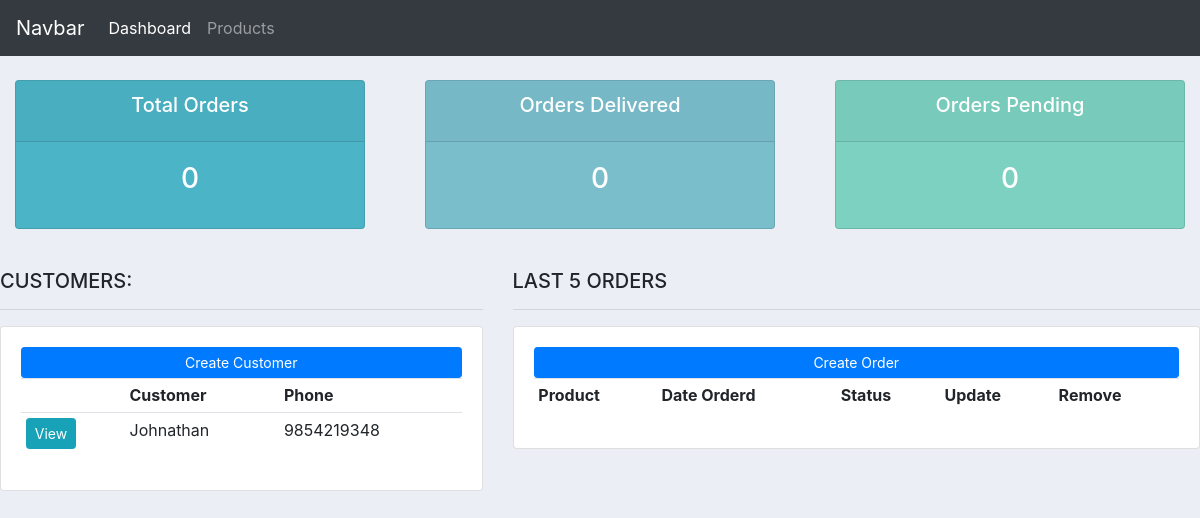
/, run on an earlier commit of the app's database.
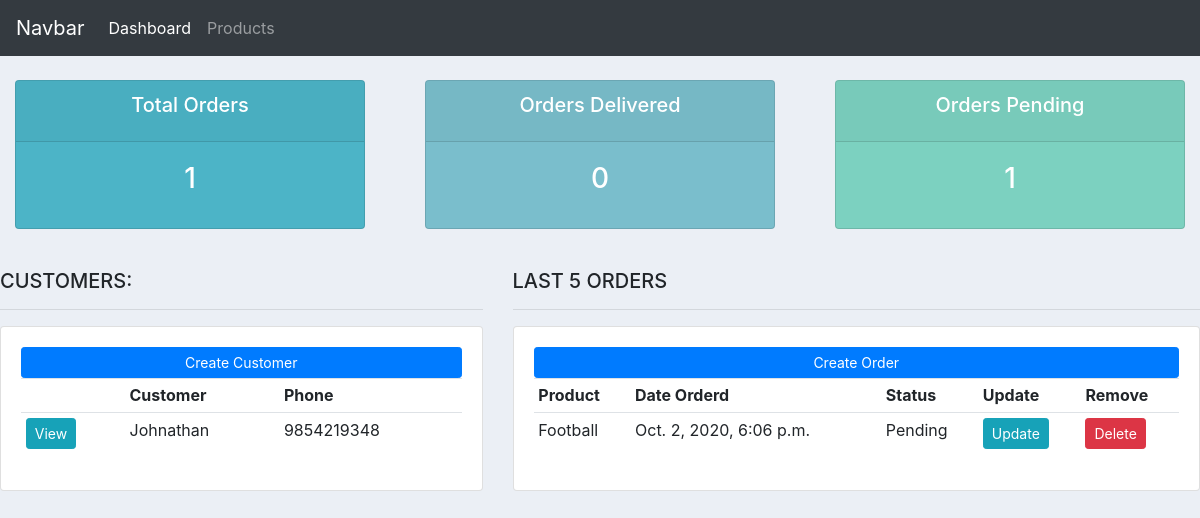
And on a later commit of the database.
### accounts/models.py (models this page shows, shortened)
class Customer(models.Model):
    name = models.CharField(max_length = 200, null=True)
    phone = models.CharField(max_length = 200, null=True)
    email = models.CharField(max_length = 200, null=True)
    date_created = models.DateTimeField(auto_now_add=True, null=True)

class Order(models.Model):
    STATUS = (
        ('Pending', 'Pending'),
        ('Out for delivery', 'Out for delivery'),
        ('Delivered', 'Delivered'),
    )
    customer = models.ForeignKey(Customer, null=True, on_delete= models.SET_NULL)
    product = models.ForeignKey(Product, null=True, on_delete= models.SET_NULL)
    date_created =  models.DateTimeField(auto_now_add=True, null=True)
    status = models.CharField(max_length=200, null=True, choices = STATUS)

class Product(models.Model):
    CATEGORY = (
        ('Sports', 'Sports'),
        ('Lifestyle', 'Lifestyle'),
        ('Electronics', 'Electronics'),
    )
    name = models.CharField(max_length = 200, null=True)
    price = models.FloatField(null=True)
    category = models.CharField(max_length = 200, null=True, choices = CATEGORY)
    decription = models.CharField(max_length = 500, null=True, blank=True)
    date_created =  models.DateTimeField(auto_now_add=True, null=True)
    tags = models.ManyToManyField(Tag)
    def __str__(self):
        return self.name

### accounts/views.py (the view)
# urls.py: path('', views.home, name="home"),
def home(request):
    orders = Order.objects.all()
    customers = Customer.objects.all()
    total_customers = customers.count()
    total_orders = orders.count()
    delivered = orders.filter(status='Delivered').count()
    pending = orders.filter(status='Pending').count()
    context = {'orders':orders, 'customers':customers, 'total_customers':total_customers, 'total_orders':total_orders, 'delivered':delivered, 'pending':pending}
    return render(request, 'accounts/dashboard.html', context )

### accounts/templates/accounts/dashboard.html
{% extends 'accounts/main.html' %}
{% block content %}
{% include 'accounts/status.html' %}
<br>
<div class="row">
	<div class="col-md-5">
		<h5>CUSTOMERS:</h5>
		<hr>
		<div class="card card-body">
			<a class="btn btn-primary  btn-sm btn-block" href="">Create Customer</a>
			<table class="table table-sm">
				<tr>
					<th></th>
					<th>Customer</th>
					<th>Phone</th>
				</tr>
				{% for customer in customers %}
					<tr>
						<td><a class = "btn btn-sm btn-info" href="{% url 'customers' customer.id %}">View</a></td>
						<td>{{customer.name}}</td>
						<td>{{customer.phone}}</td>
					</tr>
				{% endfor %}
			</table>
		</div>
	</div>
	<div class="col-md-7">
		<h5>LAST 5 ORDERS</h5>
		<hr>
		<div class="card card-body">
			<a class="btn btn-primary  btn-sm btn-block" href="{% url 'create_order' %}">Create Order</a>
			<table class="table table-sm">
				<tr>
					<th>Product</th>
					<th>Date Orderd</th>
					<th>Status</th>
					<th>Update</th>
					<th>Remove</th>
				</tr>
				{% for order in orders %}
					<tr>
						<td>{{order.product}}</td>
						<td>{{order.date_created}}</td>
						<td>{{order.status}}</td>
						<td><a class = "btn btn-sm btn-info" href="{% url 'update_order' order.id %}">Update</a></td>
						<td><a class = "btn btn-sm btn-danger" href="{% url 'delete_order' order.id %}">Delete</a></td>
					</tr>
				{% endfor %}
			</table>
		</div>
	</div>
</div>
{% endblock %}

What changed in the data, as far as the page shows it:
added Order: product "Football", date_created "Oct. 2, 2020, 6:06 p.m.", status "Pending"
Also different on the page:
{{ total_orders }}: "0" → "1"
{{ pending }}: "0" → "1"
